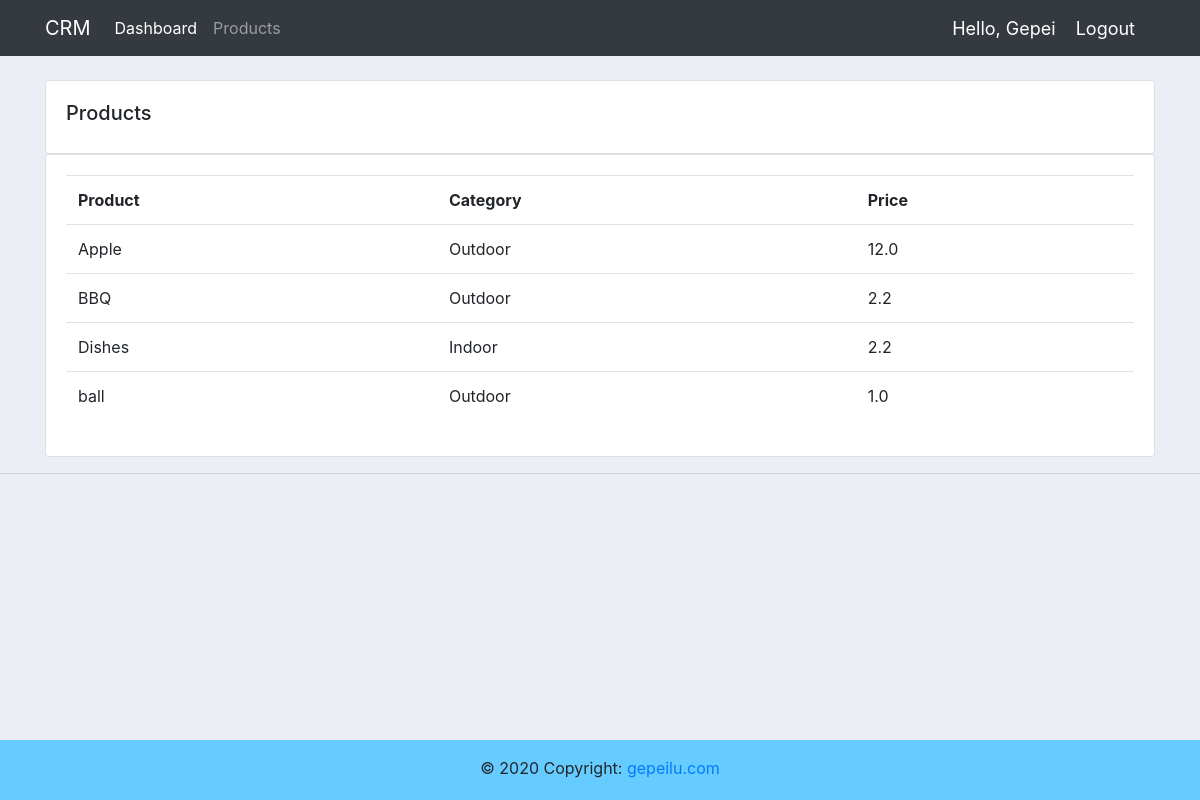
The page /products/ (signed in) on the database its author committed.
### accounts/models.py (models this page shows, shortened)
class Product(models.Model):
    CATEGORY = (
        ('Indoor', 'Indoor'),
        ('Outdoor', 'Outdoor')
    )
    name = models.CharField(max_length=200, null=True)
    price = models.FloatField(null=True)
    category = models.CharField(max_length=200, null=True, choices=CATEGORY)
    description = models.CharField(max_length=200, null=True, blank=True)
    date_created = models.DateTimeField(auto_now_add=True, null=True)
    tags = models.ManyToManyField(Tag)

### accounts/decorators.py (the view)
        def wrapper_func(request, *args, **kwargs):
            group = None
            if request.user.groups.exists():
                group = request.user.groups.all()[0].name
            if group in allowed_rules:
                return view_func(request, *args, **kwargs)
            else:
                return HttpResponse('You are not authorized to view this page')

### accounts/views.py (called while the page is built)
@login_required(login_url='login')
@allowed_users(allowed_rules=['admin'])
def products(request):
    product_list = Product.objects.all()
    return render(request, 'accounts/products.html', locals())

### templates/accounts/products.html
{% extends 'accounts/main.html' %}
{% block content %}
<br>
<div class="row">
    <div class="col-md">
        <div class="card card-body">
            <h5>Products</h5>
        </div>
        <div class="card card-body">
            <table class="table">
                <tr>
                    <th>Product</th>
                    <th>Category</th>
                    <th>Price</th>
                </tr>
                {% for product in product_list %}
                    <tr>
                        <td>{{ product.name }}</td>
                        <td>{{ product.category }}</td>
                        <td>{{ product.price }}</td>
                    </tr>
                {% endfor %}
            </table>
        </div>
    </div>
</div>
{% endblock%}

### templates/accounts/navbar.html (shortened to what this page needs)
<nav class="navbar navbar-expand-lg navbar-dark bg-dark">
  <div class="container">
    <a class="navbar-brand" href="{% url 'home'%}">CRM</a>
    <div class="collapse navbar-collapse" id="navbarNav">
      <ul class="navbar-nav">
        {% if request.user.is_staff %}
        <li class="nav-item active">
          <a class="nav-link" href="{% url 'home' %}">Dashboard</a>
        </li>
        <li class="nav-item">
          <a class="nav-link" href="{% url 'products' %}">Products</a>
        </li>
        {% else %}
        <li class="nav-item">
          <a class="nav-link" href="{% url 'profile' %}">Settings</a>
        </li>
        {% endif %}
      </ul>
    </div>
    <span class="hello">Hello, {{ request.user.username }}</span>
    <span><a class="hello" href="{% url 'logout' %}">Logout</a></span>
  </div>
</nav>

### static/css/main.css (style rules this page uses)
body { background-color: #ebeff5; }

### templates/accounts/navbar.html (style rules this page uses)
.hello { font-size: 18px; color: #fff; margin-right: 20px; }

### rows shown on the page
Product: name "Apple", category "Outdoor", price "12.0"
Product: name "BBQ", category "Outdoor", price "2.2"
Product: name "Dishes", category "Indoor", price "2.2"
Product: name "ball", category "Outdoor", price "1.0"

### other values the page prints
{{ request.user.username }} "Gepei"
